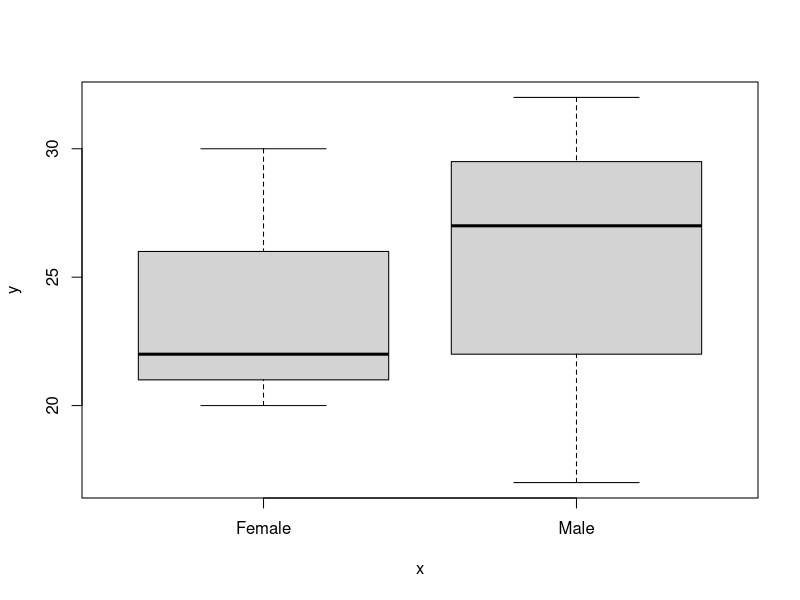
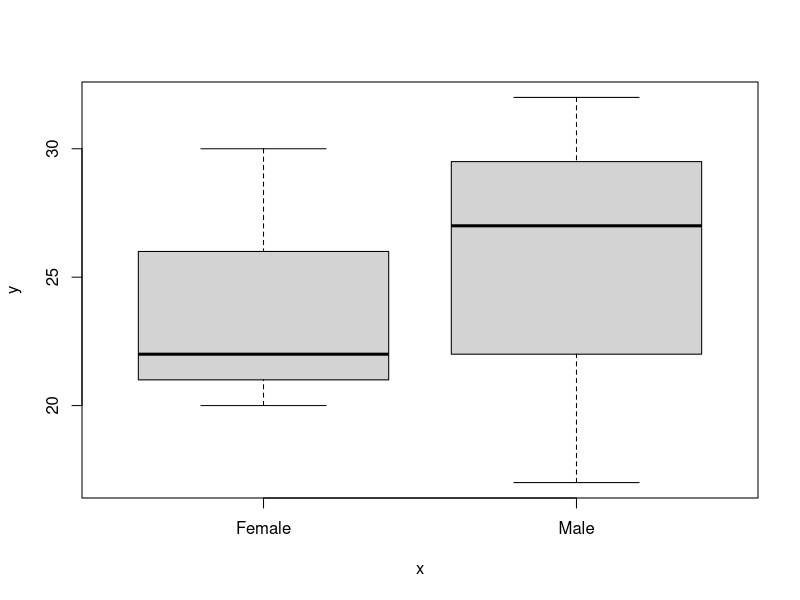
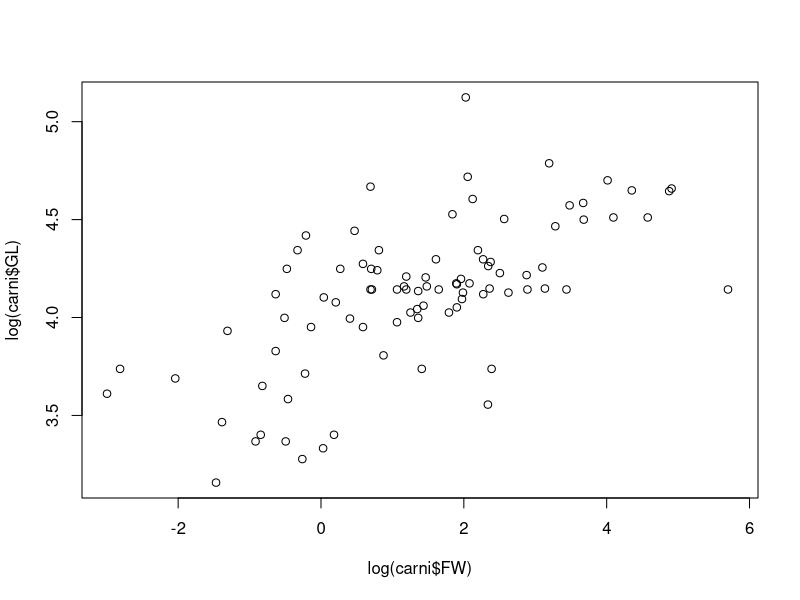

Write R code to recreate these figures, in order.
## ---- chunk 1
4 + 3
9 - 12
6 / 3
7 * 3
(2 * 7) + 2 - 0.4
## ---- chunk 2
sqrt(945)
3^5
abs(-23.4)
round(2.35425, digits = 2)
log(1.2)
exp(1)
log10(6)
## ---- chunk 3
3 < 10
5 > 7
5 == 5
6 != 5
3 %in% c(1, 2, 3, 4, 5)
6 %in% c(1, 2, 3, 4, 5)
## ---- chunk 4
x <- 4
## ---- chunk 5
x
## ---- chunk 6
A <- 1:5
B <- c(1, 3, 6, 1, 7, 9)
C <- seq(1, 12, 2)
D <- seq(1, 5, 0.1)
E <- rep(c("Male", "Female"), each = 3)
G <- rep(c("Male", "Female"), c(2, 4))
## ---- chunk 7
B
B * 3
B - 2
## ---- chunk 8
c(A, B)
## ---- chunk 9
B * c(1, 2, 3, 4, 5, 6)
## ---- chunk 10
A / B
## ---- chunk 11
mean(c(1, 3, 6, 1, 7, 9, NA))
## ---- chunk 12
mean(c(1, 3, 6, 1, 7, 9, NA), na.rm = TRUE)
## ---- chunk 13
5 / 0
-4 / 0
## ---- chunk 14
0 / 0
Inf - Inf
## ---- chunk 15
summary(B)
## ---- chunk 16
max(B)
min(B)
range(B)
length(B)
## ---- chunk 17
height <- c(173, 145, 187, 155, 179, 133)
sex <- c("Male", "Female", "Male", "Female", "Male", "Female")
age <- c(17, 22, 32, 20, 27, 30)

mydata <- data.frame(height = height, age = age, sex = sex)
mydata
## ---- chunk 18
summary(mydata)
str(mydata)
## ---- chunk 19
mydata[1, ]
mydata[, 2]
mydata[1, 2]
subset(mydata, sex == "Female")
## ---- chunk 20
class(height)
class(sex)
class(mydata)
## ---- chunk 21
str(mydata)
## ---- chunk 22
plot(as.factor(mydata$sex), mydata$age)
## ---- chunk 23
mydata$sex <- as.factor(mydata$sex)
str(mydata) # You can see that it is now registered as a factor
plot(mydata$sex, mydata$age)
## ---- chunk 24
carni <- read.csv("CourseData/carnivora.csv", header = TRUE, stringsAsFactors = TRUE)
## ---- chunk 25
dim(carni)
nrow(carni)
ncol(carni)
## ---- chunk 26
names(carni)
## ---- chunk 27
summary(carni$FW)
## ---- chunk 28
class(carni)
## ---- chunk 29
class(carni$Family)
levels(carni$Family)
## ---- chunk 30
table(carni$Family)
## ---- chunk 31
tapply(carni$FW, carni$Family, mean)
## ---- chunk 32
plot(log(carni$FW), log(carni$GL))
## ---- chunk 33
library(dplyr)
library(ggplot2)
library(magrittr)
